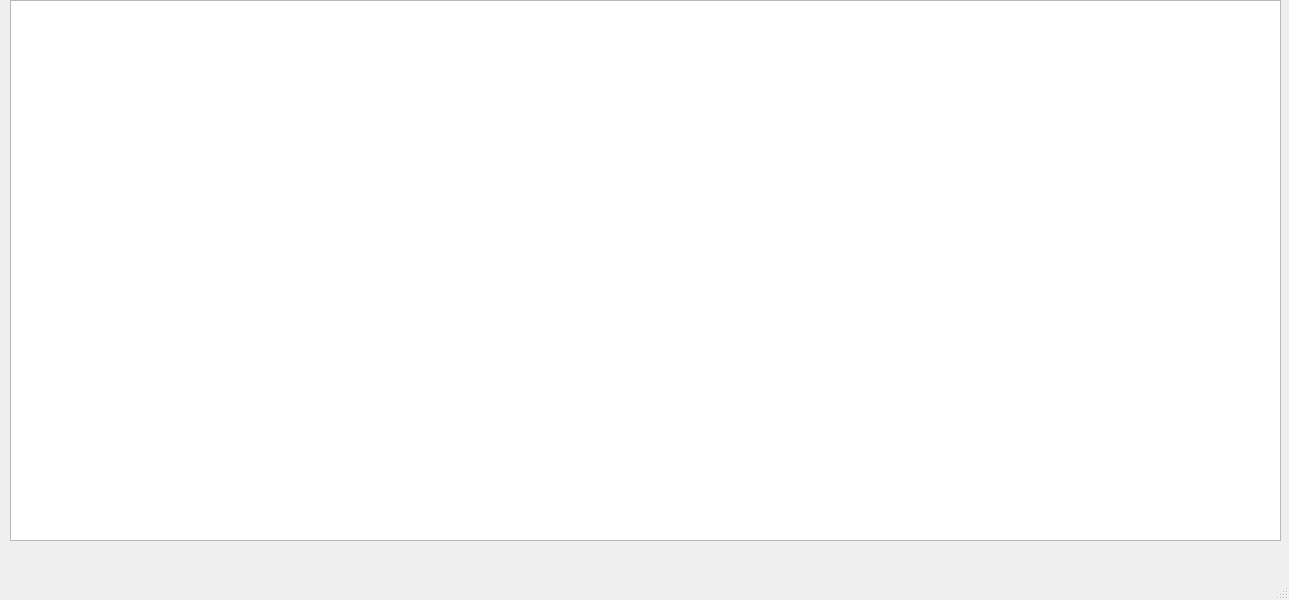
<?xml version="1.0" encoding="UTF-8"?>
<ui version="4.0">
 <class>MainWindow</class>
 <widget class="QMainWindow" name="MainWindow">
  <property name="geometry">
   <rect>
    <x>0</x>
    <y>0</y>
    <width>1289</width>
    <height>600</height>
   </rect>
  </property>
  <property name="windowTitle">
   <string>MainWindow</string>
  </property>
  <widget class="QWidget" name="centralwidget">
   <widget class="QTableView" name="tableView">
    <property name="geometry">
     <rect>
      <x>10</x>
      <y>0</y>
      <width>1271</width>
      <height>541</height>
     </rect>
    </property>
   </widget>
  </widget>
  <widget class="QMenuBar" name="menubar">
   <property name="geometry">
    <rect>
     <x>0</x>
     <y>0</y>
     <width>1289</width>
     <height>26</height>
    </rect>
   </property>
  </widget>
  <widget class="QStatusBar" name="statusbar"/>
 </widget>
 <resources/>
 <connections/>
</ui>
